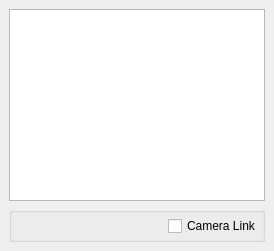
  <widget class="QDockWidget" name="DockableDBTree">
   <property name="minimumSize">
    <size>
     <width>135</width>
     <height>172</height>
    </size>
   </property>
   <property name="floating">
    <bool>false</bool>
   </property>
   <property name="features">
    <set>QDockWidget::DockWidgetFloatable|QDockWidget::DockWidgetMovable</set>
   </property>
   <property name="windowTitle">
    <string>DB Tree</string>
   </property>
   <attribute name="dockWidgetArea">
    <number>1</number>
   </attribute>
   <widget class="QWidget" name="dockWidgetContents">
    <layout class="QVBoxLayout">
     <item>
      <widget class="ccCustomQTreeView" name="dbTreeView">
       <property name="dragEnabled">
        <bool>true</bool>
       </property>
       <property name="dragDropMode">
        <enum>QAbstractItemView::InternalMove</enum>
       </property>
       <property name="selectionMode">
        <enum>QAbstractItemView::ExtendedSelection</enum>
       </property>
       <property name="uniformRowHeights">
        <bool>true</bool>
       </property>
      </widget>
     </item>
     <item>
      <widget class="QGroupBox" name="groupBox">
       <layout class="QVBoxLayout">
        <property name="spacing">
         <number>0</number>
        </property>
        <property name="leftMargin">
         <number>0</number>
        </property>
        <property name="topMargin">
         <number>3</number>
        </property>
        <property name="rightMargin">
         <number>0</number>
        </property>
        <property name="bottomMargin">
         <number>3</number>
        </property>
        <item>
         <layout class="QHBoxLayout">
          <item>
           <spacer>
            <property name="orientation">
             <enum>Qt::Horizontal</enum>
            </property>
            <property name="sizeHint" stdset="0">
             <size>
              <width>40</width>
              <height>20</height>
             </size>
            </property>
           </spacer>
          </item>
          <item>
           <widget class="QCheckBox" name="checkBoxCameraLink">
            <property name="toolTip">
             <string>Link all 3D views cameras</string>
            </property>
            <property name="text">
             <string>Camera Link</string>
            </property>
           </widget>
          </item>
         </layout>
        </item>
       </layout>
      </widget>
     </item>
    </layout>
   </widget>
  </widget>
